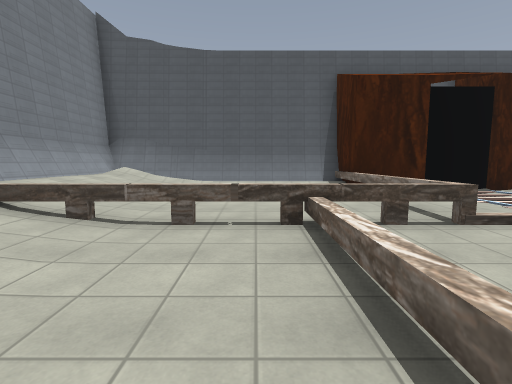
[1] (above)

12 first-person views from a walk through a 3-D level made in the Godot game engine. The camera is 1.5 m above the floor, tilts 6° down and sees 85° across. The floor is counted in squares, 2 m on a side. Each view is taken from the middle of a square. On the plan, view 1 faces up. The plan holds only what a view shows up to about 10 squares ahead; the rest is blank. The place goes on beyond the plan. Some surface patterns are stand-ins.

[2]
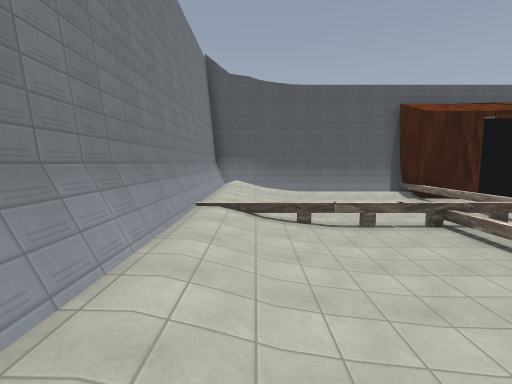

[3]
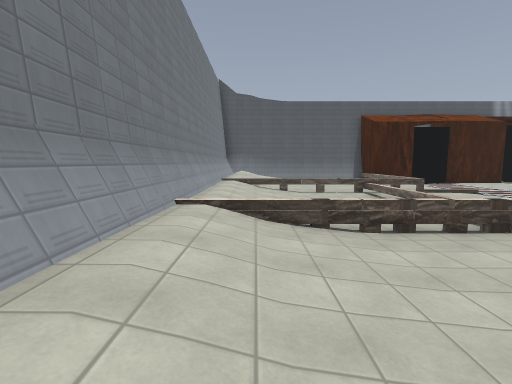

[4]
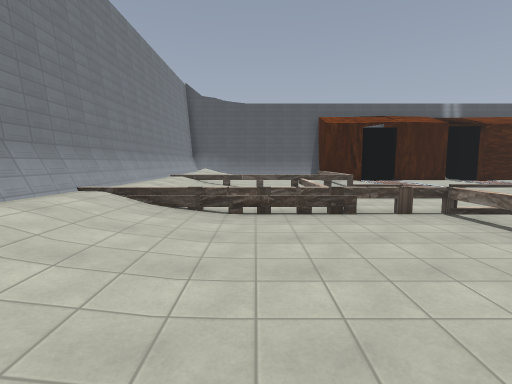

[5]
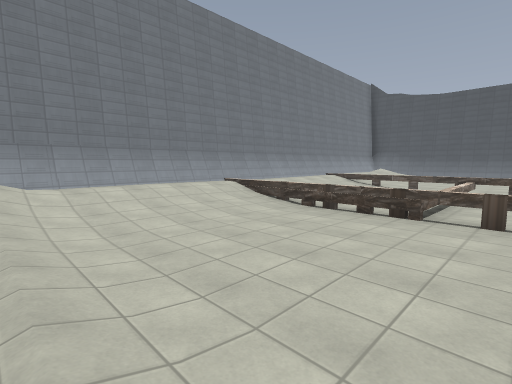

[6]
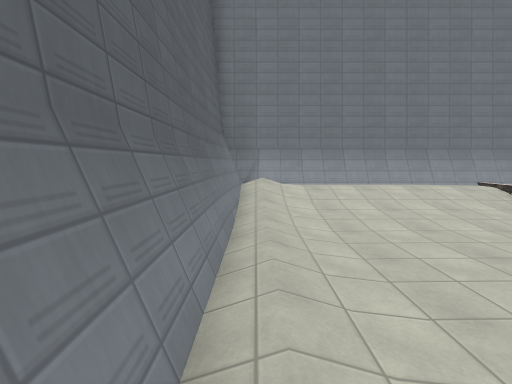

[7]
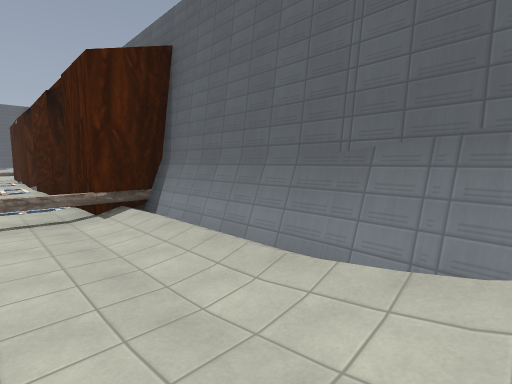

[8]
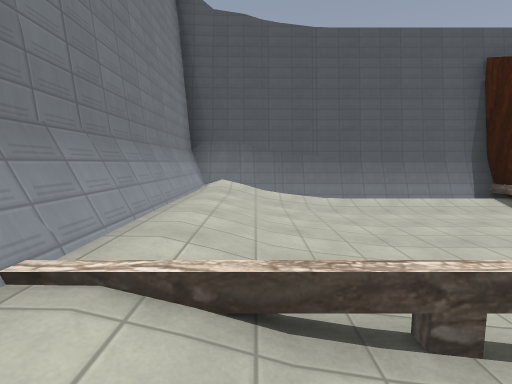

[9]
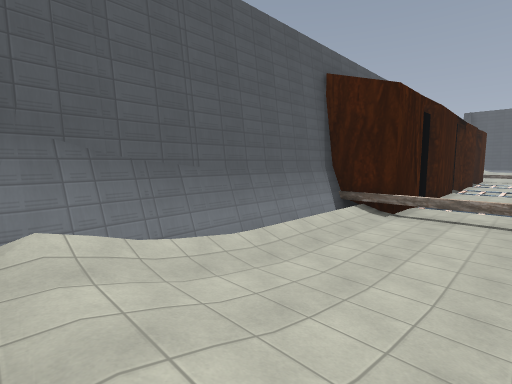

[10]
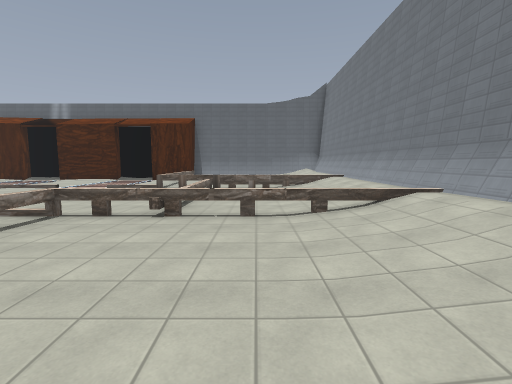

[11]
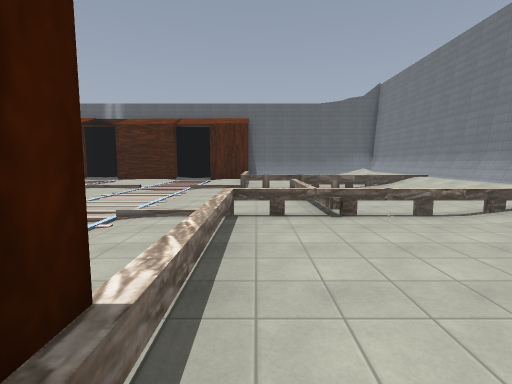

[12]
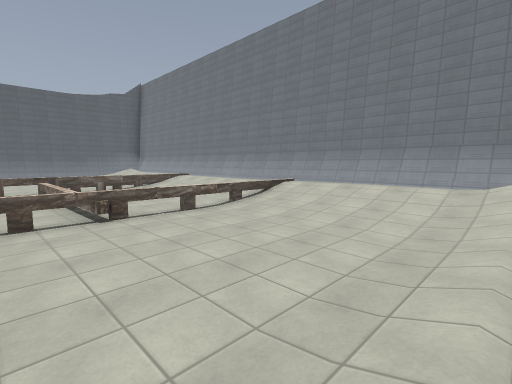

### Floor plan
Key: @ floor where view 1 was taken; # wall or solid block; . main floor; : floor 0.25 m higher than the main floor; + floor 0.5 m higher than the main floor; / step, stairs or slope; = window, fence, low wall or low ledge; ^ raised ledge.
Columns run from 5 left of view 1 to 5 right of it. Each row starts with its distance up from view 1.
  9 #########
  8 #///::::#
  7 #/+:....###
  6 #/+:......
  5 #/+:......
  4 #/+:......
  3 #//=====..
  2 #/+:..^...
  1 #/+...^...
  0 #/+..@^...
 -1 #/+:..^...
 -2 #///====::
 -3 #/+:.....
 -4 #/+:....
 -5 #/+:......
 -6 #/+:....=#
 -7 #///::::##
 -8 #########

Positions as (right, up) in squares from view 1, and headings:
1: (0, 0), facing up
2: (-3, -2), facing up
3: (-3, -6), facing up
4: (-1, -7), facing up
5: (2, -7), facing up-left
6: (2, -7), facing left
7: (-3, -5), facing down-right
8: (-3, 2), facing up
9: (-4, 5), facing up-right
10: (-1, 8), facing down
11: (2, 8), facing down
12: (2, 8), facing down-left
